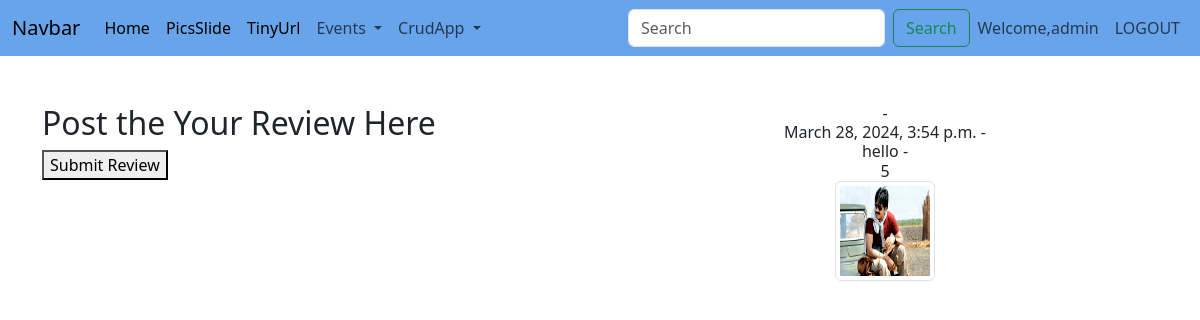
The app's page /h2/ (signed in) with its own data.
### reviews/models.py (models this page shows, shortened)
class TouristReview(models.Model):
    user = models.CharField(max_length=100)
    text = models.TextField()
    rating = models.IntegerField()
    image = models.ImageField(upload_to='static/media/review_images/', null=True, blank=True)
    created_at = models.DateTimeField(auto_now_add=True)

### reviews/views.py (the view)
# urls.py: path('',review_list,name='review_list'),
def review_list(request):
    if request.method == 'GET':
        reviews = TouristReview.objects.all()
        return render(request, 'reviewpage.html',{'reviews':reviews})

### templates/reviewpage.html (shortened to what this page needs)
{% extends 'Navbar.html' %}
{% load static %}
{% block body %}
<div>
  <div class="container">
  <div class="row">
      <div class="col text-left">
        <br> <br>
        <h2>Post the Your Review Here</h2>
        <form method="post" enctype="multipart/form-data"  action="{% url 'add_review' %}">
        <button type="submit">Submit Review</button>
        </form>
      </div>
      <div  align="center" class="col">
          <br><br>
          <h6>
             {% for review in reviews %}
             {{ review.user.username }} -
              <br> {{ review.created_at }} -
              <br> {{ review.text }} -
              <br> {{ review.rating }}
<br>
              <img src='{{ review.image.url }}' alt="Review Image" class="img-thumbnail" style="width: 100px; height: 100px;">
              {% endfor %}
          </h6>
      </div></div>
</div>
</div>
{% endblock %}

### templates/Navbar.html (shortened to what this page needs)
<!DOCTYPE html><html lang="en">
<head>    <meta charset="UTF-8">
    <title>Title</title>    <link href="https://cdn.jsdelivr.net/npm/bootstrap@5.3.2/dist/css/bootstrap.min.css" rel="stylesheet">
    <script src="https://cdn.jsdelivr.net/npm/bootstrap@5.3.2/dist/js/bootstrap.bundle.min.js"></script></head>
<body>
<nav class="navbar navbar-expand-lg" style="background-color: #68A4E9">
  <div class="container-fluid">
      <a class="navbar-brand" href="#">Navbar</a>
        <div class="collapse navbar-collapse" id="navbarSupportedContent">
      <ul class="navbar-nav me-auto mb-2 mb-lg-0">
          <li class="nav-item">
          <a class="nav-link active" aria-current="page" href="{%url 'newhomepage'%}">Home</a>
          </li>
          <li class="nav-item">
          <a class="nav-link active" aria-current="page" href="{%url 'Pics'%}">PicsSlide</a>
          </li>
<li class="nav-item">
    <a class="nav-link active" aria-current="page" href="{%url 'url_shortener'%}">TinyUrl</a>
</li>
   <li class="nav-item dropdown">
          <a class="nav-link dropdown-toggle" href="#" role="button" data-bs-toggle="dropdown" aria-expanded="false">
            Events
          </a>
        </li>
<li class="nav-item dropdown">
          <a class="nav-link dropdown-toggle" href="#" role="button" data-bs-toggle="dropdown" aria-expanded="false">
           CrudApp
          </a>
      </ul>      <form class="d-flex" role="search">
        <input class="form-control me-2" type="search" placeholder="Search" aria-label="Search">
      <button class="btn btn-outline-success" type="submit">Search</button>
      </form>    </div>
      <ul class="navbar-nav ms-auto">
      <li>{% if user.is_authenticated %}
      <li class="nav-item">
          <span class="nav-link">Welcome,{{user.username}}</span>
      </li>
     <li class="nav-item">
         <a class="nav-link" href="{% url 'logout' %}">LOGOUT</a>
      </li>
         {% endif %}
          </ul>
  </div></nav>
{% block body %}
{% endblock %}
</body>
</html>

### records on screen
TouristReview: created_at "March 28, 2024, 3:54 p.m.", text "hello", rating "5", image (picture)

### other values on screen
{{ user.username }} "admin"
